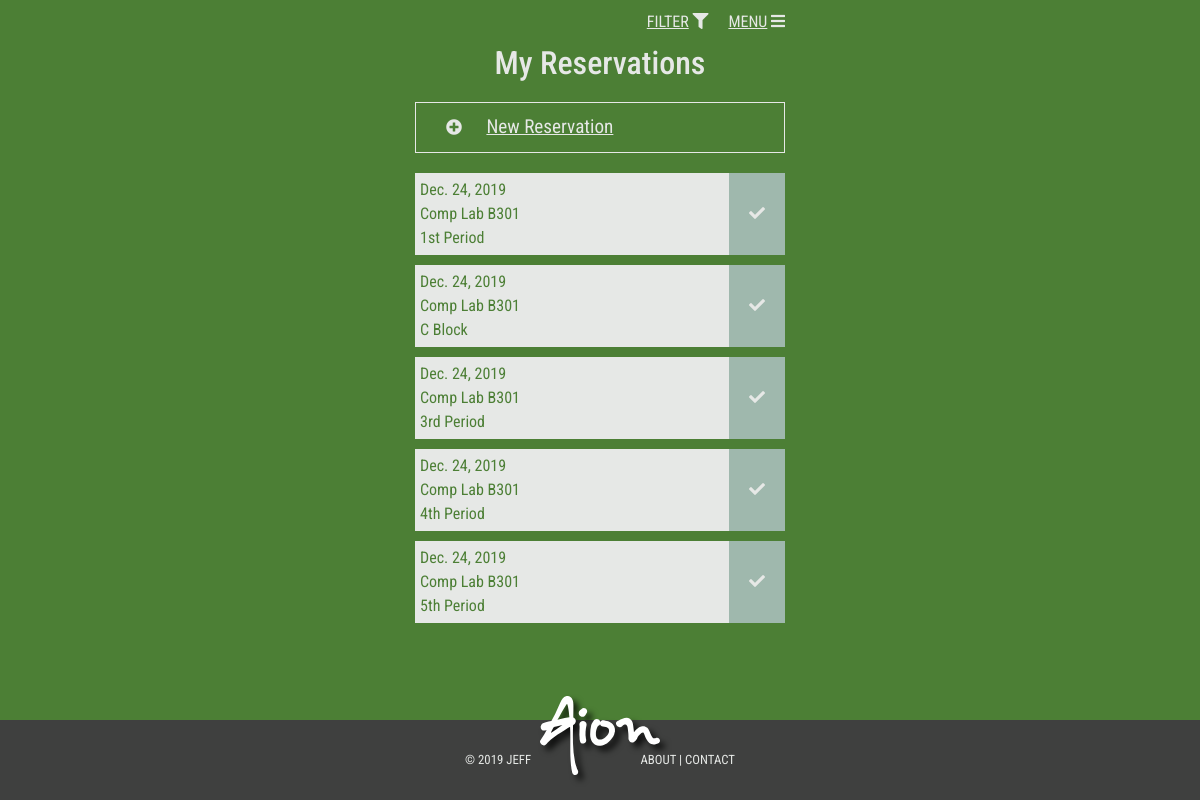
Screenshot of /manage-reservations (signed in) with the database file from the repository.
### reservations/models.py (models this page shows, shortened)
class Reservation(models.Model):
    resource = models.ForeignKey(Resource, on_delete=models.CASCADE)
    time_block = models.ForeignKey(TimeBlock, on_delete=models.CASCADE)
    client = models.ForeignKey(User, on_delete=models.CASCADE)
    date = models.DateField('Reservation Date')
    class Meta:
        unique_together = [
            ('resource', 'time_block', 'date')
        ]

class Resource(models.Model):
    name = models.CharField(max_length = 200, null=False, verbose_name="Resource Name")
    description = models.TextField(max_length=500, blank=True, null=True)
    school = models.ForeignKey(School, on_delete = models.SET_NULL, null=True)
    enabled = models.BooleanField(default=True)
    deleted = models.BooleanField(default=False)
    deleted_on = models.DateField(null=True, blank=True)

class TimeBlock(models.Model):
    name = models.CharField(max_length=100, null=False, verbose_name="Block Name")
    sequence = models.IntegerField(null=True, blank=True)
    description = models.CharField(max_length=200, null=True, blank=True)
    school = models.ForeignKey(School, on_delete=models.CASCADE, null=False)
    enabled = models.BooleanField(default=True)
    deleted = models.BooleanField(default=False)
    deleted_on = models.DateField(null=True, blank=True)
    class Meta:
       ordering = ['sequence', 'name', ]

### reservations/views.py (the view)
# urls.py: path('manage-reservations', views.manage_reservations, name='manage_reservations'),
@login_required
def manage_reservations(request):
    reservations = Reservation.objects.filter(
        client=request.user
    ).filter(
        date__gte=date.today()
    ).filter(
        resource__enabled=True
    )
    resources_in_range = Resource.objects.filter(
        reservation__client=request.user
    ).filter(
        reservation__date__gte=date.today()
    ).distinct()
    context={
        'reservations' : reservations,
        'resources' : resources_in_range,
    }
    return render(request, 'reservations/manage_reservations.html', context)

### reservations/templates/reservations/manage_reservations.html (shortened to what this page needs)
{% extends 'base.html' %}
{% load static %}
{% block menu %}
    {% if request.user.is_authenticated  %}
      <div class="text-right menu-link">
        <a href="#" data-toggle="modal" data-target="#filterModal">FILTER<span class="no-underline" aria-hidden="true">&nbsp;<i class="fas fa-filter" ></i></span>
        <a href="#" data-toggle="modal" data-target="#menuModal">MENU<span class="no-underline" aria-hidden="true">&nbsp;<i class="fas fa-bars" ></i></span>
        </a>
      </div>
    {% endif %}
{% endblock %}
{% block content %}
    <h2>My Reservations</h2>
    <a
      href="{% url 'my_resources' %}"
      class="app-links"
    ><span class="no-underline"><i class="fas fa-plus-circle"></i>&nbsp;</span>New Reservation</a>
    {% if reservations %}
        {% for reservation in reservations %}
            <div
              class="reservation-block" data-reservation-id="{{ reservation.id }}"
              data-reservation-date="{{ reservation.date|date:'Y-m-d' }}"
              data-resource-id="{{ reservation.resource.id }}"
             >
              <span class="reservation-link">
                {{ reservation.date }}<br>
                {{ reservation.resource.name }}<br>
                {{ reservation.time_block.name }}
              </span>
              <span class="reservation-status-icon"><i class="fas fa-check"></i></span>
            </div>
        {% endfor %}
    {% endif %}
{% endblock %}

### reservations/templates/base.html (shortened to what this page needs)
{% load static %}
<!doctype html>
<html lang="en">
  <head>
    <link rel="stylesheet" href="https://stackpath.bootstrapcdn.com/bootstrap/4.2.1/css/bootstrap.min.css">
    <link rel="stylesheet" href="https://use.fontawesome.com/releases/v5.6.3/css/all.css">
    <link rel="stylesheet" type="text/css" href="{% static 'aion/style.css' %}" />
    {% block css %}
      <link rel="stylesheet" type="text/css" href="{% static 'reservations/app-style.css' %}" />
    {% endblock %}
  </head>
  <body>
    <main class="container">
      {% block menu %}{% endblock %}
      {% block content %}{% endblock %}
    </main>
    <footer class="footer">
      <img class="brand brand-sm-footer" src="{% static 'aion/aion-logo.svg' %}">
      <div class="container">
        <div class="row">
          <div class="col text-left">&copy; {% now "Y" %} <a href="http://jeff.how">Jeff</a></div>
          <div class="col text-right">About | Contact</div>
        </div>
      </div>
     </footer>
  </body>
</html>

### reservations/static/aion/style.css (style rules this page uses)
html { position: relative; min-height: 100%; }
body { margin-bottom: 80px; }
main.container { padding-bottom:50px; max-width: 400px; }
.footer { margin:0; position: absolute; bottom: 0; padding-top: 30px; width:100%; height: 80px; background-color: #3F403F }
footer div.container { max-width: 300px; font-size: .8rem; color: #E6E8E6; font-family: 'Roboto', sans-serif; text-transform: uppercase; }
footer a { color: #E6E8E6; text-decoration: none; }
body { background-color:#4c7f35; }
.brand-sm-footer { -webkit-filter: drop-shadow( 5px 5px 4px rgba(0, 0, 0, 0.8) ); filter: drop-shadow( 5px 5px 3px rgba(0, 0, 0, 0.8) ); width:120px; position: absolute; bottom: 25px; left: 0; right: 0; margin: auto }
h1, h2, h3, h4, h5, h6, p, a, small, button, btn, div, legend { color: #E6E8E6; font-family: "Roboto Condensed", sans-serif; }

### reservations/static/reservations/app-style.css (style rules this page uses)
h2 { font-size: 2rem; color: #E6E8E6; }
main.container { text-align: center; }
i { font-style: normal; }
.app-links { display: block; color: #E6E8E6; border:#E6E8E6 solid 1px; text-align: left; text-decoration: underline; text-transform: capitalize; font-size: 1.2rem; padding: 10px 20px; margin: 20px auto; }
.app-links>span { float:left; margin-right: 20px; }
.no-underline { text-decoration:none; display: inline-block; }
.app-links i { margin-left: 10px; font-size: 1rem; }
a { color: #E6E8E6; text-decoration: underline; }
.menu-link a { display: inline-block; color: #E6E8E6; text-decoration: underline; font-size: 1rem; margin:10px; padding:0; }
.menu-link a:last-child { margin-right:0; }
.reservation-block { justify-content: space-between; text-align:left; background-color: #E6E8e6; margin: 10px auto; }
.reservation-block span { display: table-cell; vertical-align: middle; }
.reservation-link { padding:5px; color: #4c7f35; white-space: nowrap; width:100%; }
.reservation-status-icon { -webkit-transition-property: all; -webkit-transition-duration: 0.5s; transition-property: all; transition-duration: 0.5s; padding: 0 20px; background-color: #9FB8AD; }

### rows the page displays
Reservation: date "Dec. 24, 2019", resource.name "Comp Lab B301", time_block.name "1st Period"
Reservation: date "Dec. 24, 2019", resource.name "Comp Lab B301", time_block.name "C Block"
Reservation: date "Dec. 24, 2019", resource.name "Comp Lab B301", time_block.name "3rd Period"
Reservation: date "Dec. 24, 2019", resource.name "Comp Lab B301", time_block.name "4th Period"
Reservation: date "Dec. 24, 2019", resource.name "Comp Lab B301", time_block.name "5th Period"
